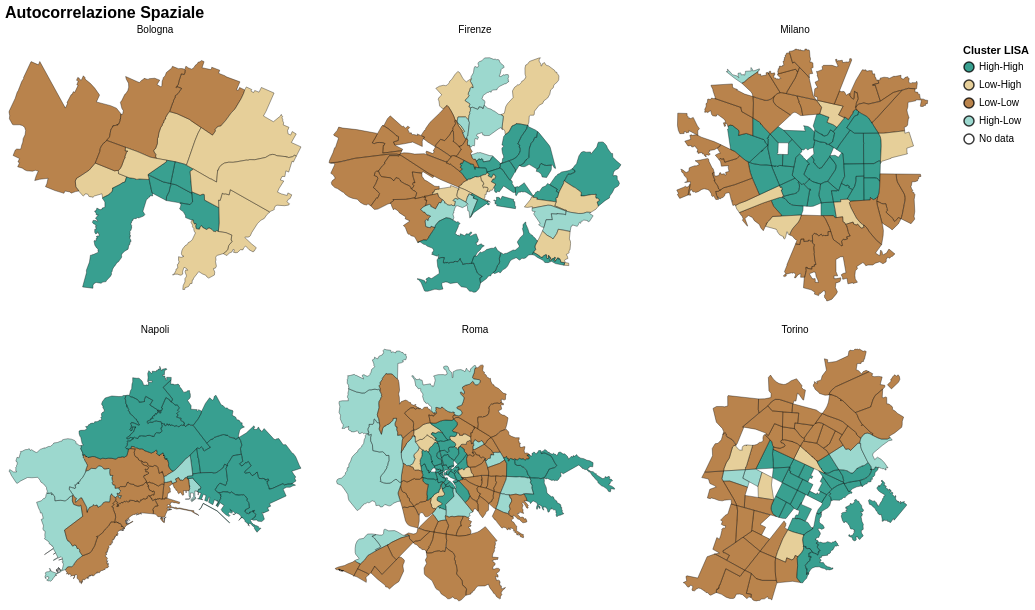

Write the Vega-Lite specification saved for this chart.
### Vega-Lite specification from a JSON file in a GitHub repository (floating-point values rounded to 4 significant figures; data arrays with more than 128 entries replaced by an {"elided": "..."} marker saying what was removed)
{"usermeta": {"embedOptions": {"theme": "fivethirtyeight"}}, "config": {"view": {"continuousWidth": 300, "continuousHeight": 300}}, "data": {"name": "data-6975d1b32b2413edb2fe344be3dd1ccd"}, "facet": {"field": "CITY", "sort": ["Bologna", "Firenze", "Milano", "Napoli", "Roma", "Torino"], "title": null, "type": "nominal"}, "spec": {"mark": {"type": "geoshape", "stroke": "black", "strokeWidth": 0.45}, "encoding": {"color": {"field": "quadrant_label", "scale": {"domain": ["High-High", "Low-High", "Low-Low", "High-Low", "No data"], "range": ["#018571", "#dfc27d", "#a6611a", "#80cdc1", "#ffffff"]}, "title": "Cluster LISA", "type": "nominal"}, "opacity": {"condition": {"test": "isValid(datum.quadrant)", "value": 0.78}, "value": 0.0}, "tooltip": [{"field": "CITY", "title": "Città", "type": "nominal"}, {"field": "selected_year_label", "title": "Anno", "type": "nominal"}, {"field": "selected_variable", "title": "Variabile", "type": "nominal"}, {"field": "DEN_ASC2", "title": "Zona ASC2", "type": "nominal"}, {"field": "quadrant_label", "title": "Cluster LISA", "type": "nominal"}, {"field": "local_I_selected", "format": ".3f", "title": "I locale", "type": "quantitative"}, {"field": "local_p_selected", "format": ".3f", "title": "p-value", "type": "quantitative"}]}, "height": 260, "projection": {"clipExtent": [[0, 0], [300, 260]], "reflectY": false, "scale": 1, "translate": [0, 0], "type": "identity"}, "transform": [{"calculate": "local_moran_year", "as": "selected_year_label"}, {"calculate": "local_moran_variable", "as": "selected_variable"}, {"calculate": "datum['q_' + local_moran_year + '_' + local_moran_variable]", "as": "quadrant"}, {"calculate": "datum['I_' + local_moran_year + '_' + local_moran_variable]", "as": "local_I_selected"}, {"calculate": "datum['p_' + local_moran_year + '_' + local_moran_variable]", "as": "local_p_selected"}, {"calculate": "isValid(datum.quadrant) ? (datum.quadrant == 1 ? 'High-High' : datum.quadrant == 2 ? 'Low-High' : datum.quadrant == 3 ? 'Low-Low' : 'High-Low') : 'No data'", "as": "quadrant_label"}], "width": 300}, "columns": 3, "params": [{"name": "local_moran_year", "bind": {"input": "select", "options": ["2013", "2018", "2022"], "name": "Anno: "}, "value": "2018"}, {"name": "local_moran_variable", "bind": {"input": "select", "options": ["_CDX_share", "_CEN_share", "_CSX_share", "_MCS_share", "delta_CDX_share", "delta_CEN_share", "delta_CSX_share", "delta_MCS_share", "delta_pol_gini", "pol_gini", "winner_changed", "winner_share"], "name": "Variabile: "}, "value": "pol_gini"}], "resolve": {"scale": {"color": "shared"}}, "title": {"text": "Autocorrelazione Spaziale", "fontSize": 16}, "$schema": "https://vega.github.io/schema/vega-lite/v5.20.1.json", "datasets": {"data-6975d1b32b2413edb2fe344be3dd1ccd": {"elided": "340 records"}}}
